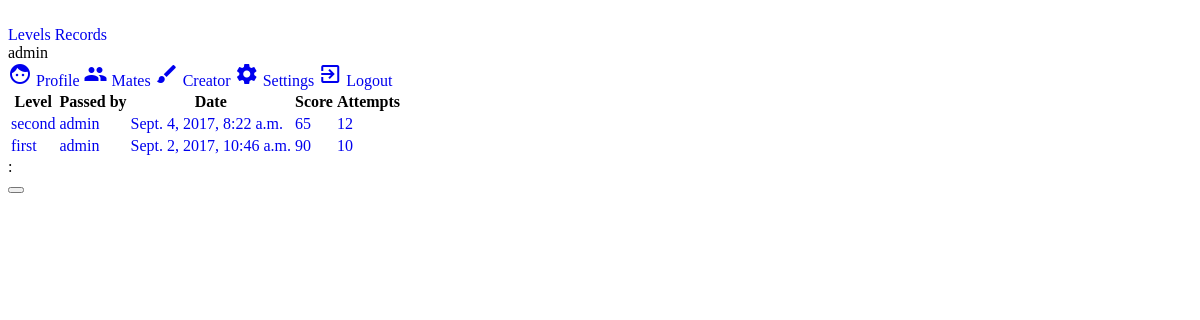
Page /records (signed in) on the earlier database version.
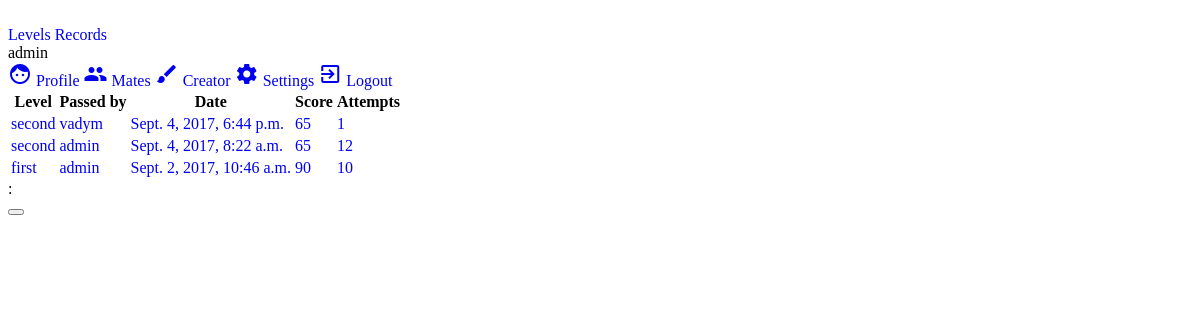
Same page on the later database version.
### pluto/models.py (models this page shows, shortened)
class Record(models.Model):
    to = models.ForeignKey(Level, related_name='result_to', on_delete=models.CASCADE, blank=False, null=False)
    by = models.ForeignKey(User, related_name='result_by', on_delete=models.CASCADE, blank=False, null=False)
    date = models.DateTimeField(default=timezone.now, blank=False)
    attempts = models.IntegerField(blank=False)
    program = models.TextField(max_length=512)
    result = models.BooleanField(default=False, blank=False)
    score = models.IntegerField(default=0, blank=False)

class Level(models.Model):
    name = models.CharField(max_length=128, blank=False)
    date = models.DateTimeField(default=timezone.datetime.now, blank=False)
    by = models.ForeignKey(User, on_delete=models.CASCADE, blank=False, null=False)
    tilemap = models.TextField(max_length=1024)
    command_forward = models.IntegerField(blank=True)
    command_backward = models.IntegerField(blank=True)
    command_left = models.IntegerField(blank=True)
    command_right = models.IntegerField(blank=True)
    command_lo = models.IntegerField(blank=True)
    command_op = models.IntegerField(blank=True)
    hero_x = models.IntegerField(blank=False)
    hero_y = models.IntegerField(blank=False)
    hero_dir = models.IntegerField(blank=False)

class User(AbstractUser):
    image = models.ImageField(default='no_image.png', upload_to=user_directory_image_path)
    points = models.FloatField(default=10, blank=False)
    skin = models.CharField(default='polo', blank=False, max_length=32)

### pluto/views.py (the view, shortened to what this page needs)
# urls.py: url(r'^records', views.record),
@login_required(login_url='/login')
def record(request, level_id=None, by_id=None):
    if request.method == 'POST':
        by_id = request.user.id
    if level_id and by_id:
        try:
            current_level = models.Level.objects.get(id=level_id)
        except ObjectDoesNotExist:
            messages.error(request, "No such level.")
            return levels(request)
        if request.method == 'POST':
            try:
                current = models.Record.objects.get(by=by_id, to=level_id)
            except ObjectDoesNotExist:
                current = models.Record()
                current.by = request.user
                current.to = current_level
                current.attempts = 0
            current.attempts += int(request.POST['attempts'])
            current.date = timezone.localtime(timezone.now())
            program = json.loads(request.POST['program'])
            score = 0
            for i in program:
                if i == 'forward' or i == 'backward':
                    score += models.move_value
                elif i == 'left' or i == 'right':
                    score += models.turn_value
                elif i == 'lo' or i == 'op':
                    score += models.loop_value
            max_score = (current_level.command_forward + current_level.command_backward) * models.move_value
            max_score += (current_level.command_right + current_level.command_left) * models.turn_value
            max_score += (current_level.command_lo + current_level.command_op) * models.loop_value
            score = max_score * 2 - score
            if not current.score or score > current.score:
                current.score = score
                current.program = program
            current.save()
            messages.success(request, "Good job! Now you are " + ordinal(
                current.ranking()) + " in " + current_level.name + " level rating.")
        else:
            try:
                current = models.Record.objects.get(to=level_id, by=by_id)
            except ObjectDoesNotExist:
                messages.error(request, "No records like this.")
                return record(request, current_level)
        return render(request, 'result.html', {'result': current})
    else:
        context = {}
        if level_id:
            try:
                current_level = models.Level.objects.get(id=level_id)
            except ObjectDoesNotExist:
                messages.error(request, "No such level yet.")
                return record(request)
            try:
                results = models.Record.objects.filter(to=current_level).order_by('score')
            except ObjectDoesNotExist:
                messages.warning(request, "None passed this level yet.")
                return level(request, current_level)
            context['level'] = current_level
        else:
            results = models.Record.objects.all().order_by('-date')
        context['records'] = results
        return render(request, 'results.html', context)

### templates/results.html (shortened to what this page needs)
{% extends 'base.html' %}
{% block content %}
    <div class="mdl-grid">
        <table class="mdl-cell mdl-cell--12-col mdl-data-table mdl-js-data-table mdl-shadow--2dp">
        <thead>
            <tr>
                 <th class="mdl-data-table__cell--non-numeric">Level</th>
                 <th class="mdl-data-table__cell--non-numeric">Passed by</th>
                 <th class="mdl-layout--large-screen-only">Date</th>
                 <th>Score</th>
                 <th>Attempts</th>
            </tr>
        </thead>
        <tbody>
                {% for i in records %}
                    <tr>
                        <td class="mdl-data-table__cell--non-numeric"><a href="/level/{{ i.to.id }}">{{ i.to.name }}</a></td>
                        <td class="mdl-data-table__cell--non-numeric">
                            <a href="/profile/{{ i.by.id }}">
                            <span class="mdl-chip">
                                    <span class="mdl-chip__text">
                                        {{ i.by.username }}
                                    </span>
                            </span>
                            </a></td>
                        <td class="mdl-layout--large-screen-only">
                            <a href="/record/level={{ i.to.id }}&user={{ i.by.id }}">
                                    {{ i.date }}
                            </a>
                        </td>
                        <td><a href="/record/level={{ i.to.id }}&user={{ i.by.id }}">
                            <span class="mdl-chip">
                                    <span class="mdl-chip__text">
                                        {{ i.score }}
                                    </span>
                            </span>
                        </a></td>
                        <td><a href="/record/level={{ i.to.id }}&user={{ i.by.id }}">
                            <span class="mdl-chip">
                                    <span class="mdl-chip__text">
                                        {{ i.attempts }}
                                    </span>
                            </span>
                            </a></td>
                    </tr>
                {% endfor %}
        </tbody>
        </table>
    </div>
{% endblock %}

Differences in the rows shown:
added Record: to.name "second", by.username "vadym", date "Sept. 4, 2017, 6:44 p.m.", score "65", attempts "1"
